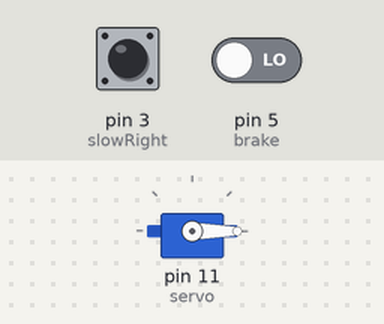
Recording of a sketch running on a simulated Arduino Uno, built with avr-gcc and run on an emulated ATmega328P. On the bench: servo. The inputs (shaded band) are chosen by the test bench; at power-on: pin 5 (brake) LOW, pin 3 (slowRight) LOW.

Above: at 1.2 s.
1.3 s: pin 5 (brake) driven HIGH
At 2.2 s:
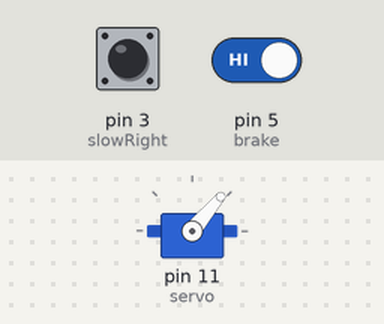
4.3 s: pin 3 (slowRight) pulled HIGH for 0.15 s
At 4.37 s:
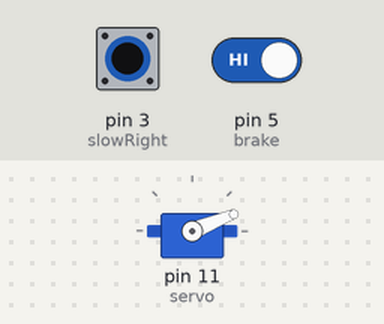
7.3 s: pin 3 (slowRight) pulled HIGH for 3.2 s
12.0 s: pin 5 (brake) driven LOW
At 12.6 s:
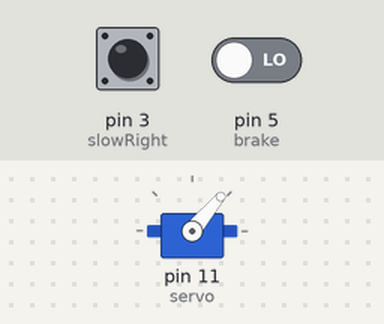
Timing chart, 0 to 14.5 s (numbered marks = the images above; inputs shaded):
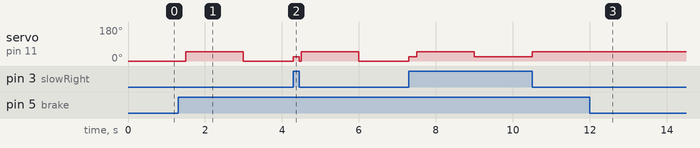

Measured:
- after the input at 1.3 s, servo on pin 11 (servo): 0° → 50° after 0.20 s, → 0° 1.5 s later
- after the input at 12.0 s, servo on pin 11 (servo): stays 50° (without the input it goes to 0° after 0.00 s)

The sketch:

RightServo.ino
```cpp
#include <Servo.h>
boolean stopped;
int wait = 1500;
int slowRight = 3;
boolean slowR = false;
int brake = 5;
unsigned long currTime = 0;
Servo servo;

void setup() {
  servo.attach(11); // White = signal, Black = negative, Red = positive
  pinMode(slowRight, INPUT);
  pinMode(brake, INPUT);
  Serial.begin(9600);
}

void loop() {
//  if(millis() >= currTime + wait && digitalRead(slowRight)) {
//    currTime += wait;
//    slowR = !slowR;
//  }
  if(millis() >= currTime + wait && digitalRead(brake)) {
    currTime += wait;
    stopped = !stopped;
  }
  if(stopped) {
    servo.write(50);
  } else if(digitalRead(slowRight)) {
    servo.write(22);
  } else {
    servo.write(0);
  }
}
```
